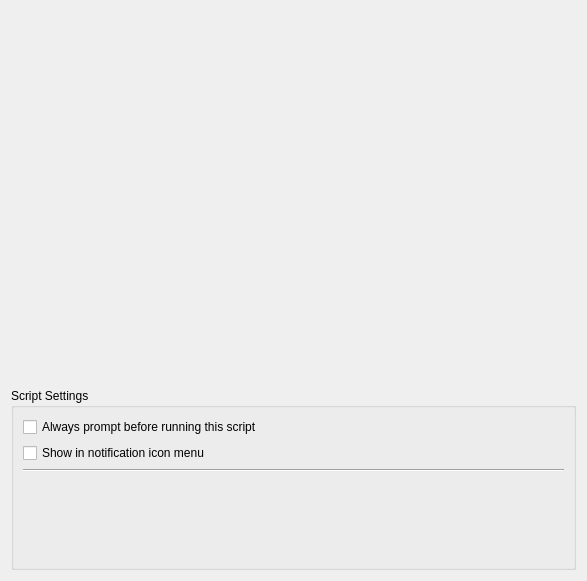
<?xml version="1.0" encoding="UTF-8"?>
<ui version="4.0">
 <class>ScriptPage</class>
 <widget class="QWidget" name="ScriptPage">
  <property name="geometry">
   <rect>
    <x>0</x>
    <y>0</y>
    <width>587</width>
    <height>581</height>
   </rect>
  </property>
  <property name="windowTitle">
   <string>ScriptPage</string>
  </property>
  <layout class="QVBoxLayout" name="verticalLayout_2">
   <item>
    <widget class="QLabel" name="urlLabel">
     <property name="toolTip">
      <string>Open the script in the default text editor</string>
     </property>
     <property name="text">
      <string/>
     </property>
     <property name="textFormat">
      <enum>Qt::RichText</enum>
     </property>
     <property name="alignment">
      <set>Qt::AlignCenter</set>
     </property>
     <property name="openExternalLinks">
      <bool>true</bool>
     </property>
     <property name="textInteractionFlags">
      <set>Qt::TextBrowserInteraction</set>
     </property>
    </widget>
   </item>
   <item>
    <widget class="QsciScintilla" name="scriptCodeEditor"/>
   </item>
   <item>
    <widget class="QGroupBox" name="settingsGroupbox">
     <property name="title">
      <string>Script Settings</string>
     </property>
     <layout class="QVBoxLayout" name="verticalLayout">
      <item>
       <widget class="QCheckBox" name="promptCheckbox">
        <property name="text">
         <string>Always prompt before running this script</string>
        </property>
       </widget>
      </item>
      <item>
       <widget class="QCheckBox" name="showInTrayCheckbox">
        <property name="text">
         <string>Show in notification icon menu</string>
        </property>
       </widget>
      </item>
      <item>
       <widget class="Line" name="line">
        <property name="orientation">
         <enum>Qt::Horizontal</enum>
        </property>
       </widget>
      </item>
      <item>
       <widget class="SettingsWidget" name="settingsWidget" native="true"/>
      </item>
     </layout>
    </widget>
   </item>
  </layout>
 </widget>
 <customwidgets>
  <customwidget>
   <class>SettingsWidget</class>
   <extends>QWidget</extends>
   <header>autokey.qtui.settingswidget</header>
   <container>1</container>
  </customwidget>
  <customwidget>
   <class>QsciScintilla</class>
   <extends>QFrame</extends>
   <header>Qsci/qsciscintilla.h</header>
   <container>1</container>
  </customwidget>
 </customwidgets>
 <resources/>
 <connections/>
</ui>
